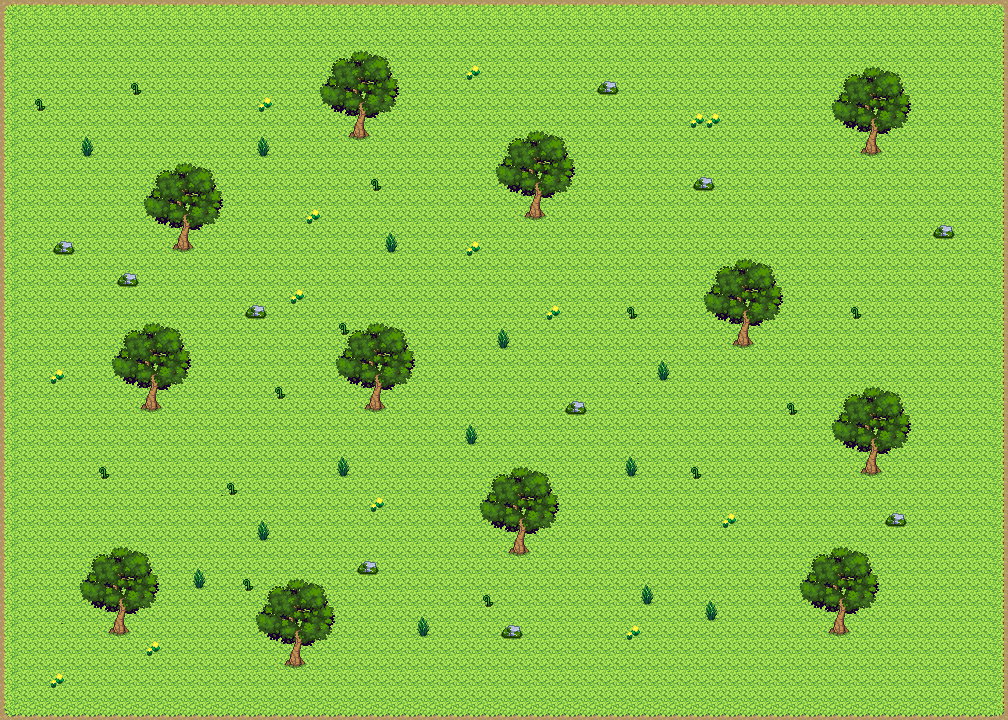

Tiled map render using the project's own tile images. Description and the map definition, with tile-layer contents summarised, below:
An orthogonal 63x45 tile map with 16x16 px tiles, 2 tile layers (Layer_0, Layer_1).

<map version="1.10" tiledversion="1.11.0" orientation="orthogonal" renderorder="right-down" width="63" height="45" tilewidth="16" tileheight="16" infinite="0" nextlayerid="3" nextobjectid="1">
  <tileset firstgid="1" name="spritefusion" tilewidth="16" tileheight="16" tilecount="48" columns="8">
    <image source="spritesheet.png" width="128" height="96" />
  </tileset>
  <layer id="1" name="Layer_0" width="63" height="45">
    <properties>
      <property name="collider" type="bool" value="false" />
    </properties>
    <data>[2835 cells, 2835 non-empty, 9 distinct tile ids]</data>
  </layer>
  <layer id="2" name="Layer_1" width="63" height="45">
    <properties>
      <property name="collider" type="bool" value="false" />
    </properties>
    <data>[2835 cells, 436 non-empty, 34 distinct tile ids]</data>
  </layer>
</map>
